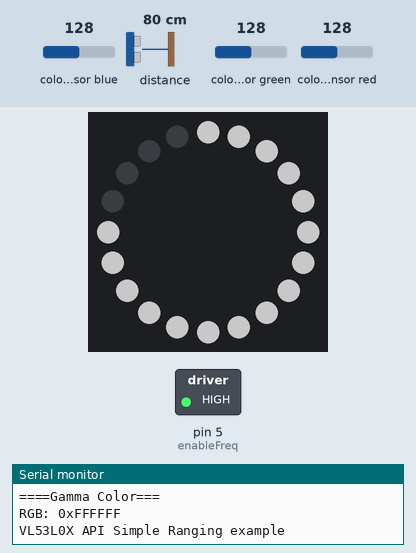
Bench run of a sketch on a simulated Arduino Uno, built with avr-gcc and run on an emulated ATmega328P. Parts: 20 RGB LEDs in a ring, first at the top, clockwise, switched loads named in the sketch (green lamp = pin HIGH), the last lines printed to the serial monitor. Wiring (inferred from the names in the program): TCS3200 colour sensor: output pin 12; S2 pin 10; S3 pin 11; S0 pin 6; S1 pin 9. The test bench sets the inputs (shaded band); at power-on: distance to the obstacle 80 cm, colour sensor blue 128, colour sensor green 128, colour sensor red 128. The echo pulse lasts 58.3 µs per cm; dim RGB values are drawn brighter than linear; pins used as bus, display or sensor lines are not drawn.

Above: at 1.63 s.
1.7 s: distance to the obstacle set to 9 cm
3.5 s: distance to the obstacle set to 6 cm
At 4.16 s:
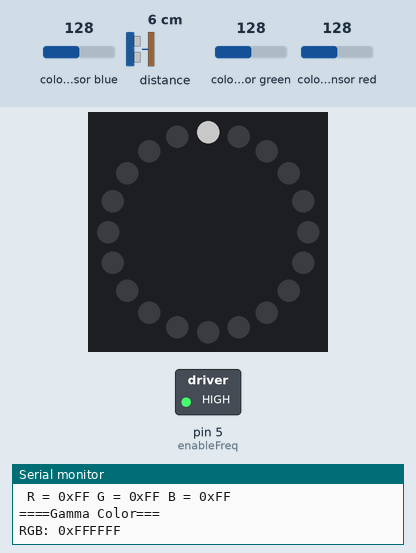
5.5 s: distance to the obstacle set to 18 cm
At 6.0 s:
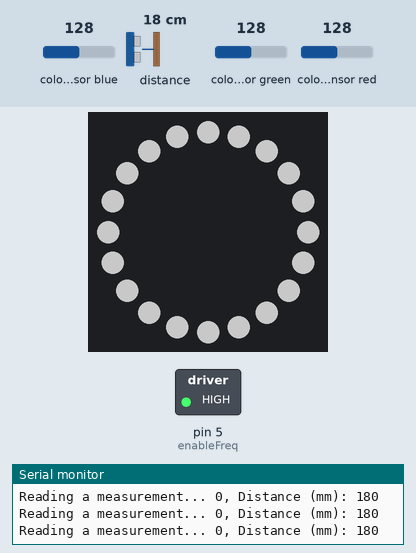
Timing chart, 0 to 8.5 s (numbered marks = the images above; inputs shaded):
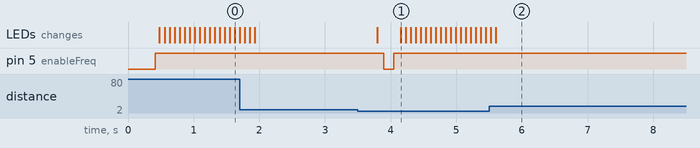

The sketch:

sienk-light-feather.ino
```cpp
/*********
  Steve Sienkowski

  Built for the OSEPP Color Sensor and an Adafruit Feather M4 Express.

  Transistor help: https://create.arduino.cc/projecthub/105448/simple-npn-transistor-switch-control-with-cooling-fan-499f90

  This code borrows from Rui Santos(https://randomnerdtutorials.com) and Adafruit example code.
  Visit https://github.com/steve-sienk/sienk-light for the latest code.
*********/

#include <Adafruit_NeoPixel.h>
#include "Adafruit_VL53L0X.h"

#ifdef __AVR__
#include <avr/power.h>
#endif

#define RED_MAX 540
#define RED_NONE 1600

#define BLUE_MAX 550
#define BLUE_NONE 1430

#define GREEN_MAX 800
#define GREEN_NONE 2050

#define enableColorSensor_pin 14
// TCS230 or TCS3200 pins wiring to Arduino
#define S0 6
#define S1 9
#define S2 10
#define S3 11
#define sensorOut 12
#define enableFreq 5
#define ledRing 13
Adafruit_NeoPixel strip = Adafruit_NeoPixel(20, ledRing, NEO_GRBW + NEO_KHZ800);
Adafruit_VL53L0X lox = Adafruit_VL53L0X();

int redFrequency = 0, greenFrequency = 0, blueFrequency = 0;
int red, green, blue, white, gamma_red, gamma_green, gamma_blue;
char mystring[32];
byte gammatable[256];

void writeGammaTable() {
  for (int i=0; i<256; i++) {
    float x = i;
    x /= 255;
    x = pow(x, 2.5);
    x *= 255;

    gammatable[i] = x;
    //// You may need to use the commented out line below if the colors seem off.
    //// ... I'm not exactly sure what the line does, it was included in the Adafruit_TCS34725 example.
    //gammatable[i] = 255 - x;
  }
}
// Fill the dots one after the other with a color
void colorWipe(uint32_t c, uint8_t wait) {
  for (uint16_t i = 0; i < strip.numPixels(); i++) {
    strip.setPixelColor(i, c);
    strip.show();
    delay(wait);
  }
}

void colorWipeQuad(uint32_t c1, uint32_t c2, uint32_t c3, uint32_t c4, uint8_t wait) {
  for (uint16_t i = 0; i < strip.numPixels(); i++) {
    if(i%4 == 0) {
      strip.setPixelColor(i, c1);
    } else if(i%4 ==1) {
      strip.setPixelColor(i, c2);
    } else if(i%4 ==2) {
      strip.setPixelColor(i, c3);
    } else {
      strip.setPixelColor(i, c4);
    }
    strip.show();
    delay(wait);
  }
}

void rainbow(uint8_t wait) {
  uint16_t i, j;

  for (j = 0; j < 256; j++) {
    for (i = 0; i < strip.numPixels(); i++) {
      strip.setPixelColor(i, Wheel((i + j) & 255));
    }
    strip.show();
    delay(wait);
  }
}

void enableColorSensor() {
  digitalWrite(enableColorSensor_pin, HIGH);
  delay(100);

  // Setting frequency scaling: (S0, S1)
  //                   to off  = (LOW, LOW)
  //                   to 2%   = (LOW, HIGH)
  //                   to 20%  = (HIGH, LOW)
  //                   to 100% = (HIGH, HIGH)
  digitalWrite(S0, LOW);
  digitalWrite(S1, HIGH);
  digitalWrite(S2, HIGH);
  digitalWrite(S3, HIGH);
  digitalWrite(enableFreq, LOW);
}

void disableColorSensor() {
  digitalWrite(enableColorSensor_pin, LOW);
  // Power seems to be leeched through the signal pins.
  // Let's set them all to high, because PNP transistor.
  digitalWrite(S0, HIGH);
  digitalWrite(S1, HIGH);
  digitalWrite(S2, HIGH);
  digitalWrite(S3, HIGH);
  digitalWrite(enableFreq, HIGH);
}

void clearRing() {
  colorWipe(strip.Color(255, 255, 255, 0), 100); // White RGBW
}

void paintRing() {
  colorWipe(strip.Color(red, green, blue, 0), 100); // White RGBW
}

void paintGammaRing() {
  uint32_t r = gamma_red;
  uint32_t b = gamma_blue;
  uint32_t g = gamma_green;

  uint32_t balance = 0;

  ////uncomment the line below for simple color balancing on RGBW LEDs
  balance = min(min(r, g), b);
  colorWipe(strip.Color(r-balance, g-balance, b-balance, balance), 75); // White RGBW
}

void paintBlack() {
  colorWipeQuad(
    strip.Color(0x7, 0, 0x7, 0),
    strip.Color(0, 0x7, 0, 0),
    strip.Color(0, 0x7, 0x7, 0),
    strip.Color(0, 0, 0, 0),
    75);
}

int scaleFrequency(int freq, int f_max, int f_none) {
  float m = -255.0 / (f_none - f_max);
  float y = m * freq - m * f_none;
  // y = mx + b
  // 0 = m*x_0 +b ;
  // b = -m*x_0
  // m = -255 / (f_none-f_max)
  // y = m*freq - m*x_0
  // y = m * (freq - x_0);
  int value = 0;
  value = constrain(y, 0, 255);
  return value;
}

// Input a value 0 to 255 to get a color value.
// The colours are a transition r - g - b - back to r.
uint32_t Wheel(byte WheelPos) {
  WheelPos = 255 - WheelPos;
  if (WheelPos < 85) {
    return strip.Color(255 - WheelPos * 3, 0, WheelPos * 3);
  }
  if (WheelPos < 170) {
    WheelPos -= 85;
    return strip.Color(0, WheelPos * 3, 255 - WheelPos * 3);
  }
  WheelPos -= 170;
  return strip.Color(WheelPos * 3, 255 - WheelPos * 3, 0);
}

void senseColor() {
  // Setting RED (R) filtered photodiodes to be read
  digitalWrite(S2, LOW);
  digitalWrite(S3, LOW);
  delay(50);
  redFrequency = pulseIn(sensorOut, LOW);

  // Setting GREEN (G) filtered photodiodes to be read
  digitalWrite(S2, HIGH);
  digitalWrite(S3, HIGH);
  delay(50);
  greenFrequency = pulseIn(sensorOut, LOW);

  // Setting BLUE (B) filtered photodiodes to be read
  digitalWrite(S2, LOW);
  digitalWrite(S3, HIGH);
  delay(50);
  blueFrequency = pulseIn(sensorOut, LOW);

  redFrequency = redFrequency/1.051;
  greenFrequency = greenFrequency/1.0157;
  blueFrequency = blueFrequency/1.114;

  red = scaleFrequency(redFrequency, RED_MAX, RED_NONE);
  green = scaleFrequency(greenFrequency, GREEN_MAX, GREEN_NONE);
  blue = scaleFrequency(blueFrequency, BLUE_MAX, BLUE_NONE);
  white = 0;

  gamma_red = gammatable[red];
  gamma_green = gammatable[green];
  gamma_blue = gammatable[blue];

//  red = map(red, RED_MAX, RED_NONE, 0, 255);
//  blue = map(blue, RED_MAX, RED_NONE, 0, 255);
//  green = map(green, RED_MAX, RED_NONE, 0, 255);
}

void printColors(){
  Serial.println("====Normalized Frequency Counts===");
  // countR=counter/1.051; countG=counter/1.0157;     countB=counter/1.114;
  Serial.print(" R = ");
  Serial.print(redFrequency);
  Serial.print(" G = ");
  Serial.print(greenFrequency);
  Serial.print(" B = ");
  Serial.println(blueFrequency);

  Serial.println("====Scaled Color Frequency===");
  sprintf(mystring, "%06X", int32_t(red<<16 | green<<8 | blue));
  Serial.print(" R = 0x"); Serial.print(red, HEX);
  Serial.print(" G = 0x"); Serial.print(green, HEX);
  Serial.print(" B = 0x"); Serial.print(blue, HEX);
  Serial.println("");

  Serial.println("====Gamma Color===");
  Serial.print("RGB: 0x");
  sprintf(mystring, "%02X", gamma_red);
  Serial.print(mystring);
  sprintf(mystring, "%02X", gamma_green);
  Serial.print(mystring);
  sprintf(mystring, "%02X", gamma_blue);
  Serial.print(mystring);
  Serial.println("");
}

void setupLights() {
  strip.begin();
  strip.setBrightness(100);
}

void setup() {
  pinMode(enableColorSensor_pin, OUTPUT);
  pinMode(S0, OUTPUT);
  pinMode(S1, OUTPUT);
  pinMode(S2, OUTPUT);
  pinMode(S3, OUTPUT);
  pinMode(enableFreq, OUTPUT);
  pinMode(sensorOut, INPUT);

  setupLights();
  writeGammaTable();

  Serial.begin(115200);
//  while (! Serial) {
//    delay(1);
//  }
  delay(50);

  getColor();

//  Serial.println("Adafruit VL53L0X test");
  if (!lox.begin()) {
    Serial.println(F("Failed to boot VL53L0X"));
    while(1);
  }
  lox.configSensor(lox.VL53L0X_SENSE_LONG_RANGE);
  // power
  Serial.println(F("VL53L0X API Simple Ranging example\n\n"));

//  delay(500);
//  Serial.begin(9600);
//  delay(1500);
//  printColors();
//  Serial.end();
  delay(50);
}

int loop_count=0;
int near_count = 0;

void getDistance() {
  VL53L0X_RangingMeasurementData_t measure;

  Serial.print("Reading a measurement... ");
  lox.rangingTest(&measure, false); // pass in 'true' to get debug data printout!

  if (measure.RangeStatus != 4) {  // phase failures have incorrect data
    Serial.print(measure.RangeStatus);
    Serial.print(", Distance (mm): "); Serial.println(measure.RangeMilliMeter);
  } else {
    Serial.println(" out of range ");
  }
  if(measure.RangeStatus == 0 && measure.RangeMilliMeter < 80) {
    near_count++;
  } else {
    near_count = 0;
  }
  if(near_count == 3) {
    // Debounce
    getColor();
    loop_count = 0;
    near_count = -5;
  }
}

void getColor() {
  Serial.println("Sensing color.");
  colorWipe(strip.Color(0, 0, 0, 0), 0);
  enableColorSensor();
  senseColor();
  disableColorSensor();

  printColors();
}

void loop() {
  // do nothing

  if(loop_count % 200 == 0) {
    // every 20 seconds, repaint it
    if(gamma_red <= 2 && gamma_blue <= 2 && gamma_green <= 2) {
      // on full power, the minimum value for an LED is 2.
      paintBlack();
    } else {
      paintGammaRing();
    }
  }
  loop_count++;

  getDistance();
  delay(100);
}
```

Measured:
- after the input at 3.5 s, pin 5 (enableFreq): HIGH → LOW after 0.40 s, → HIGH 0.15 s later; the LEDs: first change after 0.30 s (image 1 shows a later state)
- after the input at 5.5 s, pin 5 (enableFreq): stops changing and stays HIGH
